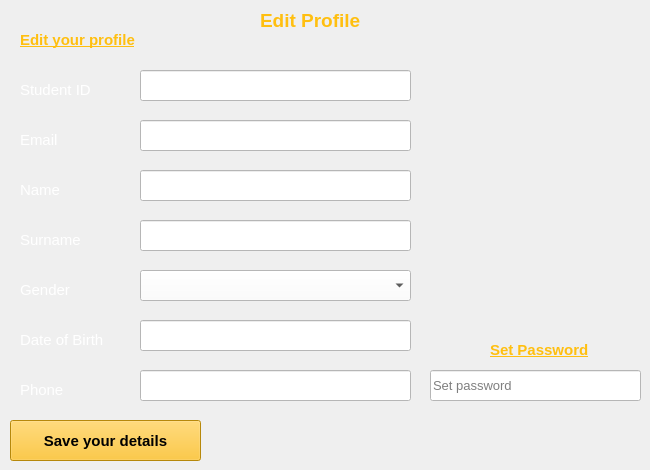
    <widget class="QWidget" name="tab_2">
     <attribute name="title">
      <string>Edit Student</string>
     </attribute>
     <widget class="QLabel" name="label_2">
      <property name="geometry">
       <rect>
        <x>260</x>
        <y>10</y>
        <width>121</width>
        <height>21</height>
       </rect>
      </property>
      <property name="font">
       <font>
        <pointsize>14</pointsize>
        <weight>75</weight>
        <bold>true</bold>
       </font>
      </property>
      <property name="styleSheet">
       <string notr="true">color: rgb(255, 191, 16);</string>
      </property>
      <property name="text">
       <string>Edit Profile</string>
      </property>
     </widget>
     <widget class="QLabel" name="label_12">
      <property name="geometry">
       <rect>
        <x>20</x>
        <y>30</y>
        <width>161</width>
        <height>20</height>
       </rect>
      </property>
      <property name="font">
       <font>
        <pointsize>11</pointsize>
        <weight>75</weight>
        <bold>true</bold>
        <underline>true</underline>
       </font>
      </property>
      <property name="styleSheet">
       <string notr="true">color: rgb(255, 191, 16);</string>
      </property>
      <property name="text">
       <string>Edit your profile</string>
      </property>
     </widget>
     <widget class="QLabel" name="label_24">
      <property name="geometry">
       <rect>
        <x>20</x>
        <y>380</y>
        <width>111</width>
        <height>20</height>
       </rect>
      </property>
      <property name="font">
       <font>
        <pointsize>11</pointsize>
       </font>
      </property>
      <property name="styleSheet">
       <string notr="true">color: rgb(255, 255, 255);</string>
      </property>
      <property name="text">
       <string>Phone</string>
      </property>
     </widget>
     <widget class="QLabel" name="label_25">
      <property name="geometry">
       <rect>
        <x>20</x>
        <y>80</y>
        <width>111</width>
        <height>20</height>
       </rect>
      </property>
      <property name="font">
       <font>
        <pointsize>11</pointsize>
       </font>
      </property>
      <property name="styleSheet">
       <string notr="true">color: rgb(255, 255, 255);</string>
      </property>
      <property name="text">
       <string>Student ID</string>
      </property>
     </widget>
     <widget class="QLabel" name="label_26">
      <property name="geometry">
       <rect>
        <x>20</x>
        <y>180</y>
        <width>111</width>
        <height>20</height>
       </rect>
      </property>
      <property name="font">
       <font>
        <pointsize>11</pointsize>
       </font>
      </property>
      <property name="styleSheet">
       <string notr="true">color: rgb(255, 255, 255);</string>
      </property>
      <property name="text">
       <string>Name</string>
      </property>
     </widget>
     <widget class="QLabel" name="label_27">
      <property name="geometry">
       <rect>
        <x>20</x>
        <y>280</y>
        <width>111</width>
        <height>20</height>
       </rect>
      </property>
      <property name="font">
       <font>
        <pointsize>11</pointsize>
       </font>
      </property>
      <property name="styleSheet">
       <string notr="true">color: rgb(255, 255, 255);</string>
      </property>
      <property name="text">
       <string>Gender</string>
      </property>
     </widget>
     <widget class="QLineEdit" name="tb22">
      <property name="geometry">
       <rect>
        <x>140</x>
        <y>120</y>
        <width>271</width>
        <height>31</height>
       </rect>
      </property>
      <property name="styleSheet">
       <string notr="true">background-color: rgb(255, 255, 255);</string>
      </property>
     </widget>
     <widget class="QLabel" name="label_28">
      <property name="geometry">
       <rect>
        <x>20</x>
        <y>230</y>
        <width>111</width>
        <height>20</height>
       </rect>
      </property>
      <property name="font">
       <font>
        <pointsize>11</pointsize>
       </font>
      </property>
      <property name="styleSheet">
       <string notr="true">color: rgb(255, 255, 255);</string>
      </property>
      <property name="text">
       <string>Surname</string>
      </property>
     </widget>
     <widget class="QLineEdit" name="tb24">
      <property name="geometry">
       <rect>
        <x>140</x>
        <y>220</y>
        <width>271</width>
        <height>31</height>
       </rect>
      </property>
      <property name="styleSheet">
       <string notr="true">background-color: rgb(255, 255, 255);</string>
      </property>
     </widget>
     <widget class="QComboBox" name="cb11_st">
      <property name="geometry">
       <rect>
        <x>140</x>
        <y>270</y>
        <width>271</width>
        <height>31</height>
       </rect>
      </property>
      <property name="styleSheet">
       <string notr="true">background-color: rgb(255, 255, 255);
font: 10pt &quot;MS Shell Dlg 2&quot;;
</string>
      </property>
      <property name="currentIndex">
       <number>-1</number>
      </property>
      <property name="maxVisibleItems">
       <number>8</number>
      </property>
      <property name="sizeAdjustPolicy">
       <enum>QComboBox::AdjustToContentsOnFirstShow</enum>
      </property>
      <property name="placeholderText">
       <string>Add/Select Teacher</string>
      </property>
      <item>
       <property name="text">
        <string>Male</string>
       </property>
      </item>
      <item>
       <property name="text">
        <string>Female</string>
       </property>
      </item>
     </widget>
     <widget class="QLineEdit" name="tb25">
      <property name="geometry">
       <rect>
        <x>140</x>
        <y>320</y>
        <width>271</width>
        <height>31</height>
       </rect>
      </property>
      <property name="styleSheet">
       <string notr="true">background-color: rgb(255, 255, 255);</string>
      </property>
     </widget>
     <widget class="QLabel" name="label_29">
      <property name="geometry">
       <rect>
        <x>20</x>
        <y>330</y>
        <width>111</width>
        <height>20</height>
       </rect>
      </property>
      <property name="font">
       <font>
        <pointsize>11</pointsize>
       </font>
      </property>
      <property name="styleSheet">
       <string notr="true">color: rgb(255, 255, 255);</string>
      </property>
      <property name="text">
       <string>Date of Birth</string>
      </property>
     </widget>
     <widget class="QLineEdit" name="tb26">
      <property name="geometry">
       <rect>
        <x>140</x>
        <y>370</y>
        <width>271</width>
        <height>31</height>
       </rect>
      </property>
      <property name="styleSheet">
       <string notr="true">background-color: rgb(255, 255, 255);</string>
      </property>
     </widget>
     <widget class="QLabel" name="label_30">
      <property name="geometry">
       <rect>
        <x>20</x>
        <y>130</y>
        <width>111</width>
        <height>20</height>
       </rect>
      </property>
      <property name="font">
       <font>
        <pointsize>11</pointsize>
       </font>
      </property>
      <property name="styleSheet">
       <string notr="true">color: rgb(255, 255, 255);</string>
      </property>
      <property name="text">
       <string>Email</string>
      </property>
     </widget>
     <widget class="QPushButton" name="b6">
      <property name="geometry">
       <rect>
        <x>10</x>
        <y>420</y>
        <width>191</width>
        <height>41</height>
       </rect>
      </property>
      <property name="font">
       <font>
        <pointsize>11</pointsize>
        <weight>75</weight>
        <bold>true</bold>
       </font>
      </property>
      <property name="styleSheet">
       <string notr="true">background-color: rgb(255, 191, 16);</string>
      </property>
      <property name="text">
       <string>Save your details</string>
      </property>
     </widget>
     <widget class="QLineEdit" name="tb23">
      <property name="geometry">
       <rect>
        <x>140</x>
        <y>170</y>
        <width>271</width>
        <height>31</height>
       </rect>
      </property>
      <property name="styleSheet">
       <string notr="true">background-color: rgb(255, 255, 255);</string>
      </property>
     </widget>
     <widget class="QLineEdit" name="tb27">
      <property name="geometry">
       <rect>
        <x>430</x>
        <y>370</y>
        <width>211</width>
        <height>31</height>
       </rect>
      </property>
      <property name="font">
       <font>
        <pointsize>10</pointsize>
       </font>
      </property>
      <property name="styleSheet">
       <string notr="true">background-color: rgb(255, 255, 255);</string>
      </property>
      <property name="echoMode">
       <enum>QLineEdit::Password</enum>
      </property>
      <property name="placeholderText">
       <string>Set password</string>
      </property>
      <property name="clearButtonEnabled">
       <bool>true</bool>
      </property>
     </widget>
     <widget class="QLabel" name="label_16">
      <property name="geometry">
       <rect>
        <x>490</x>
        <y>340</y>
        <width>111</width>
        <height>20</height>
       </rect>
      </property>
      <property name="font">
       <font>
        <pointsize>11</pointsize>
        <weight>75</weight>
        <bold>true</bold>
        <underline>true</underline>
       </font>
      </property>
      <property name="styleSheet">
       <string notr="true">color: rgb(255, 191, 16);</string>
      </property>
      <property name="text">
       <string>Set Password</string>
      </property>
     </widget>
     <widget class="QLineEdit" name="tb21">
      <property name="geometry">
       <rect>
        <x>140</x>
        <y>70</y>
        <width>271</width>
        <height>31</height>
       </rect>
      </property>
      <property name="styleSheet">
       <string notr="true">background-color: rgb(255, 255, 255);</string>
      </property>
     </widget>
    </widget>
